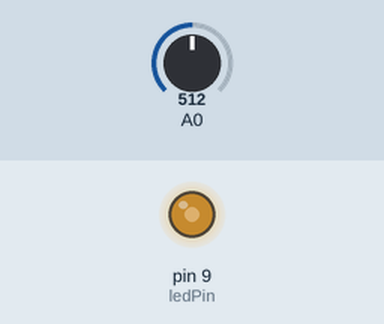
Bench run of a sketch on a simulated Arduino Uno, built with avr-gcc and run on an emulated ATmega328P. Shown: output pins drawn as LEDs (lit = HIGH). The inputs (shaded band) are chosen by the test bench; at power-on: A0 = 512. What the sketch prints to the serial monitor is not drawn.

Above: at 1.2 s.
1.3 s: A0 set to 716
At 1.9 s:
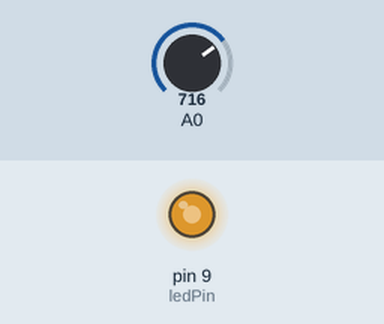
2.8 s: A0 set to 900
At 4.0 s:
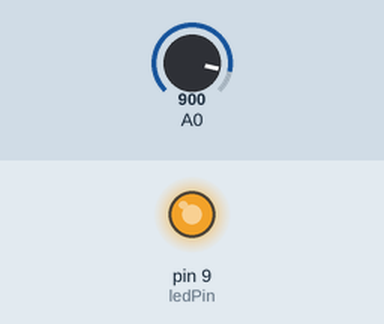
4.3 s: A0 set to 122
At 5.3 s:
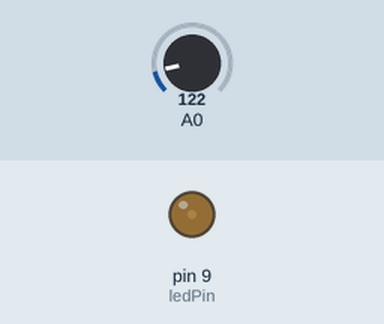
5.8 s: A0 set to 0
At 6.4 s:
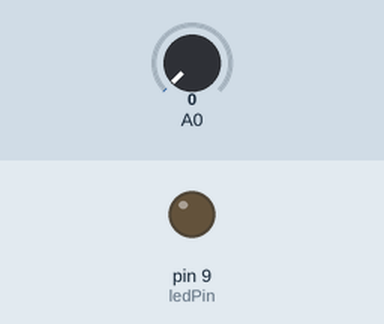
Timing chart, 0 to 8.3 s (numbered marks = the images above; inputs shaded):
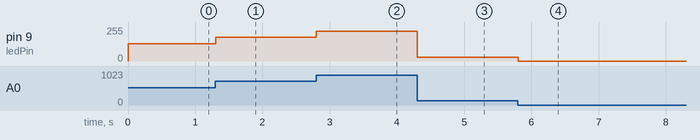

Measured:
- after the input at 1.3 s, pin 9 (ledPin): 128/255 → 179/255 at once
- after the input at 2.8 s, pin 9 (ledPin): 179/255 → 225/255 at once
- after the input at 4.3 s, pin 9 (ledPin): 225/255 → 30/255 at once
- after the input at 5.8 s, pin 9 (ledPin): 30/255 → 0/255 at once

The sketch:

file13.ino
```cpp
int ledPin = 9;
int val = 0;
void setup() {
  Serial.begin(9600);
  pinMode(ledPin, OUTPUT);
}

void loop() {
  val = analogRead(A0);
  analogWrite(ledPin, val / 4);
  Serial.print(val);
}
```
